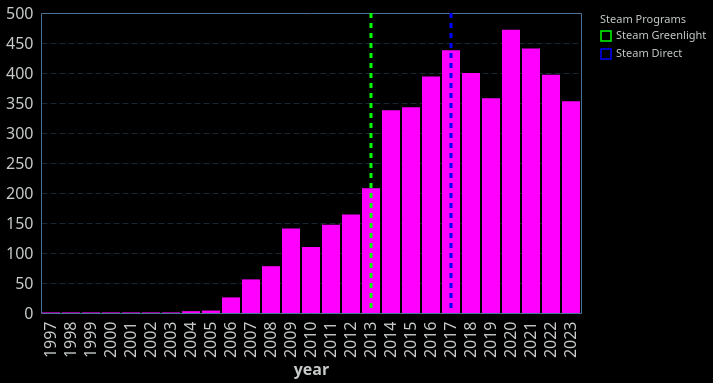

Vega-Lite specification stored for this chart:
### Vega-Lite specification from a JSON file in a GitHub repository (floating-point values rounded to 4 significant figures)
{"config": {"view": {"continuousWidth": 400, "continuousHeight": 300, "stroke": "#4A7295", "strokeWidth": 1}, "background": "#000000", "mark": {"color": "#ff00ff"}, "arc": {"fill": "#ff00ff"}, "area": {"fill": "#ff00ff", "line": true, "fillOpacity": 0.1}, "line": {"stroke": "#ff00ff", "strokeWidth": 2}, "path": {"stroke": "#ff00ff"}, "rect": {"fill": "#ff00ff"}, "shape": {"stroke": "#ff00ff"}, "symbol": {"fill": "#ff00ff"}, "title": {"color": "#C7CCC9", "anchor": "start", "dy": -15, "fontSize": 16, "font": "IBM Plex Sans,system-ui,-apple-system,BlinkMacSystemFont,\".sfnstext-regular\",sans-serif", "fontWeight": 600}, "axisBand": {"grid": false}, "axis": {"labelColor": "#C7CCC9", "labelFontSize": 16, "labelFont": "IBM Plex Sans Condensed, system-ui, -apple-system, BlinkMacSystemFont, \".SFNSText-Regular\", sans-serif", "labelFontWeight": 400, "titleColor": "#C7CCC9", "titleFontWeight": 600, "titleFontSize": 16, "grid": true, "gridColor": "#4A7295", "labelAngle": 0, "domainColor": null, "tickColor": null, "labelPadding": 2, "tickSize": 6, "tickWidth": 0.5, "gridOpacity": 1, "gridZ": 1}, "axisX": {"gridDash": [6, 3], "gridWidth": 0.35, "gridColor": "#4A7295", "labelAngle": 0}, "axisY": {"gridDash": [6, 3], "gridWidth": 0.35, "gridColor": "#4A7295"}, "layer": {"grid": 1, "mark": 0}, "legend": {"labelFontSize": 11, "padding": 1, "symbolType": "square", "labelColor": "#C7CCC9", "titleColor": "#C7CCC9"}, "style": {"guide-label": {"font": "IBM Plex Sans,system-ui,-apple-system,BlinkMacSystemFont,\".sfnstext-regular\",sans-serif", "fill": "#C7CCC9", "fontWeight": 400}, "guide-title": {"font": "IBM Plex Sans,system-ui,-apple-system,BlinkMacSystemFont,\".sfnstext-regular\",sans-serif", "fill": "#C7CCC9", "fontWeight": 400}}, "range": {"category": ["#0000FF", "#FF6600FF", "#44E602", "#ff00ff", "#FFFF00", "#9900CC", "#33CCFF", "#f77976ff", "#CC66FF"]}}, "layer": [{"data": {"name": "data-ee1ad6934a32694d939600c18040e3e1"}, "mark": {"type": "bar"}, "encoding": {"x": {"axis": {"labelAngle": 270}, "field": "release_year", "title": "year", "type": "ordinal"}, "y": {"field": "count", "title": "", "type": "quantitative"}}}, {"data": {"name": "data-4c49435fd45ce145bc2fe969a1e7a13f"}, "mark": {"type": "rule", "strokeDash": [5], "strokeWidth": 3}, "encoding": {"color": {"field": "label", "legend": {"title": "Steam Programs"}, "scale": {"domain": ["Steam Greenlight", "Steam Direct"], "range": ["lime", "blue"]}, "type": "nominal"}, "x": {"field": "x", "type": "ordinal"}}}], "$schema": "https://vega.github.io/schema/vega-lite/v5.20.1.json", "datasets": {"data-ee1ad6934a32694d939600c18040e3e1": [{"release_year": 1997, "count": 1}, {"release_year": 1998, "count": 1}, {"release_year": 1999, "count": 1}, {"release_year": 2000, "count": 1}, {"release_year": 2001, "count": 1}, {"release_year": 2002, "count": 1}, {"release_year": 2003, "count": 1}, {"release_year": 2004, "count": 3}, {"release_year": 2005, "count": 4}, {"release_year": 2006, "count": 26}, {"release_year": 2007, "count": 56}, {"release_year": 2008, "count": 78}, {"release_year": 2009, "count": 141}, {"release_year": 2010, "count": 110}, {"release_year": 2011, "count": 147}, {"release_year": 2012, "count": 164}, {"release_year": 2013, "count": 208}, {"release_year": 2014, "count": 338}, {"release_year": 2015, "count": 343}, {"release_year": 2016, "count": 394}, {"release_year": 2017, "count": 438}, {"release_year": 2018, "count": 400}, {"release_year": 2019, "count": 358}, {"release_year": 2020, "count": 472}, {"release_year": 2021, "count": 441}, {"release_year": 2022, "count": 397}, {"release_year": 2023, "count": 353}], "data-4c49435fd45ce145bc2fe969a1e7a13f": [{"x": 2013, "label": "Steam Greenlight"}, {"x": 2017, "label": "Steam Direct"}]}}
